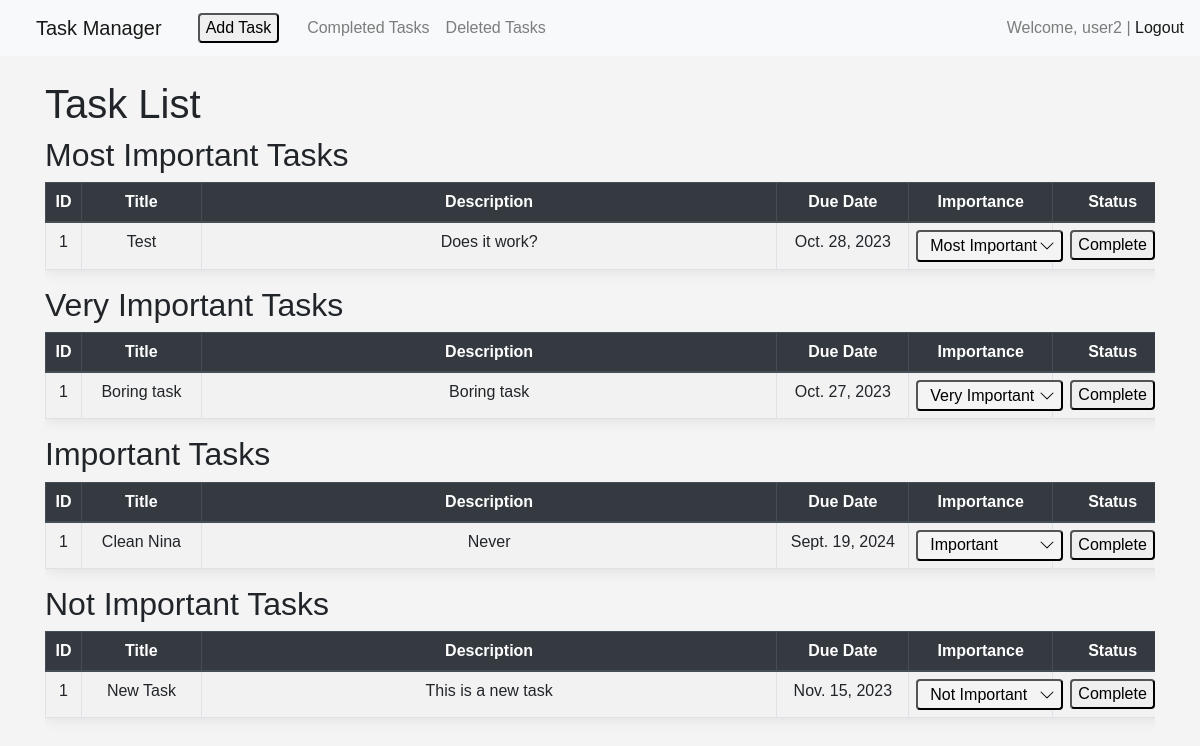
Screenshot of / (signed in) with the database file from the repository.
### tasks/models.py (models this page shows, shortened)
class Task(models.Model):
    STATUS_CHOICES = (
        ('Incomplete', 'Incomplete'),
        ('Complete', 'Complete'),
    )
    IMPORTANCE_CHOICES = [
        ('most_important', 'Most Important'),
        ('very_important', 'Very Important'),
        ('important', 'Important'),
        ('not_important', 'Not Important'),
    ]
    user = models.ForeignKey(User, on_delete=models.CASCADE)
    title = models.CharField(max_length=64)
    description = models.TextField()
    created_at = models.DateTimeField(auto_now_add=True)
    due_date = models.DateField()
    status = models.CharField(max_length=20, choices=STATUS_CHOICES, default='Incomplete')
    importance = models.CharField(
        max_length=20,
        choices=IMPORTANCE_CHOICES,
        default='not_important'
    )
    is_deleted = models.BooleanField(default=False)
    class Meta:
        app_label = 'tasks'

### tasks/views.py (the view, shortened to what this page needs)
# urls.py: path('', views.task_list, name='task_list'),
@login_required
def task_list(request):
    filters = {'user': request.user, 'status': 'Incomplete', 'is_deleted': False}
    most_important_tasks = Task.objects.filter(**filters, importance='most_important').order_by('due_date')
    very_important_tasks = Task.objects.filter(**filters, importance='very_important').order_by('due_date')
    important_tasks = Task.objects.filter(**filters, importance='important').order_by('due_date')
    not_important_tasks = Task.objects.filter(**filters, importance='not_important').order_by('due_date')
    task_categories = {
        'most_important_tasks': most_important_tasks,
        'very_important_tasks': very_important_tasks,
        'important_tasks': important_tasks,
        'not_important_tasks': not_important_tasks
    }
    return render(request, 'tasks/task_list.html', {'task_categories': task_categories})

### tasks/templates/tasks/task_list.html
{% extends "tasks/layout.html" %}
{% block content %}
<h1>Task List</h1>
<div class="active-tasks">
    <div class="most-important-tasks">
        <h2>Most Important Tasks</h2>
        {% include 'tasks/task_table.html' with tasks=task_categories.most_important_tasks %}
    </div>
    <div class="very-important-tasks">
        <h2>Very Important Tasks</h2>
        {% include 'tasks/task_table.html' with tasks=task_categories.very_important_tasks %}
    </div>
    <div class="important-tasks">
        <h2>Important Tasks</h2>
        {% include 'tasks/task_table.html' with tasks=task_categories.important_tasks %}
    </div>
    <div class="not-important-tasks">
        <h2>Not Important Tasks</h2>
        {% include 'tasks/task_table.html' with tasks=task_categories.not_important_tasks %}
    </div>
</div>
{% endblock %}

### tasks/templates/tasks/layout.html (shortened to what this page needs)
<!DOCTYPE html>
<html lang="en">
<head>
    <link href="https://maxcdn.bootstrapcdn.com/bootstrap/4.5.2/css/bootstrap.min.css" rel="stylesheet">
    {% load static %}
    <link rel="stylesheet" href="{% static 'tasks/styles.css' %}">
</head>
<body>
    <nav class="navbar navbar-expand-lg navbar-light bg-light">
        <a class="navbar-brand" href="{% url 'task_list' %}">Task Manager</a>
        {% if not hide_add_task %}
        <form class="add-btn" method="post" action="{% url 'add_task' %}">
            <button type="submit">Add Task</button>
        </form>
        {% endif %}
        <div class="collapse navbar-collapse" id="navbarNavDropdown">
            {% if user.is_authenticated %}
                <ul class="navbar-nav mr-auto">
                    <li class="nav-item">
                        <a class="nav-link" href="{% url 'completed_tasks' %}">Completed Tasks</a>
                    </li>
                    <li class="nav-item">
                        <a class="nav-link" href="{% url 'deleted_tasks' %}">Deleted Tasks</a>
                    </li>
                </ul>
            {% endif %}
            <div class="navbar-text">
                {% if user.is_authenticated %}
                Welcome, {{ user.username }} |
                <a href="{% url 'logout' %}">Logout</a>
                {% else %}
                <a href="{% url 'login' %}">Sign In</a> |
                <a href="{% url 'register' %}">Register</a>
                {% endif %}
            </div>
        </div>
    </nav>
    <main class="container mt-4">
        {% block content %}
        {% endblock content %}
    </main>
</body>

### tasks/templates/tasks/task_table.html (shortened to what this page needs)
<div class="scrollable-container">
    <table class="table table-striped table-bordered table-hover">
        <thead class="thead-dark">
            <tr>
                <th class="col-id">ID</th>
                <th class="col-title">Title</th>
                <th class="col-description">Description</th>
                <th class="col-due-date">Due Date</th>
                <th class="col-importance">Importance</th>
                <th class="col-status">Status</th>
            </tr>
        </thead>
        <tbody>
            {% for task in tasks %}
            <tr>
                <td>{{ forloop.counter }}</tstyle="white-space: nowrap;"d>
                <td style="word-break: keep-all; white-space: pre-wrap;">{{ task.title }}</td>
                <td style="word-break: keep-all; white-space: pre-wrap;">{{ task.description }}</td>
                <td>{{ task.due_date }}</td>
                <td>
                    <select class="importance-select" data-id="{{ task.id }}">
                        {% for value, display_name in task.IMPORTANCE_CHOICES %}
                            <option value="{{ value }}" {% if task.importance == value %}selected{% endif %}>{{ display_name }}</option>
                        {% endfor %}
                    </select>
                </td>
                <td>
                    {% if task.is_deleted %}
                        <button class="restore-btn" data-id="{{ task.id }}">Restore</button>
                    {% else %}
                        {% if task.status == "Complete" %}
                            <button class="complete-btn" data-id="{{ task.id }}">Incomplete</button>
                        {% else %}
                            <button class="complete-btn" data-id="{{ task.id }}">Complete</button>
                        {% endif %}
                    {% endif %}
                </td>
            </tr>
            {% endfor %}
        </tbody>
    </table>
</div>

### tasks/static/tasks/styles.css (style rules this page uses)
body { font-family: 'Arial', sans-serif; background-color: #f4f4f4; }
.table { background-color: #ffffff; box-shadow: 0px 0px 15px rgba(0,0,0,0.1); width: 100%; min-width: 1200px; }
table { width: 100%; table-layout: fixed; }
table td, table th { overflow-wrap: break-word; word-wrap: break-word; word-break: break-all; text-align: center; vertical-align: middle; }
button { border-radius: .25rem; margin: 0; }
.importance-select { appearance: none; -webkit-appearance: none; -moz-appearance: none; background-position: right 6px center; background-repeat: no-repeat; background-color: #f4f4f4; color: black; padding-left: .75rem; padding-right: 1.5rem; padding-top: .1rem; padding-bottom: .1rem; border: 2px outset buttonborder; width: auto; height: auto; display: inline-block; font-size: 1rem; border-color: buttonborder; border-radius: .25rem; line-height: 1.5; }
.importance-select option { background-color: #f4f4f4; color: black; padding: 8px 10px; }
.add-btn { margin-right: 20px; margin-left: 20px; }
.navbar-brand { margin-left: 20px; }
.col-id { width: 3%; }
.col-title { width: 10%; }
.col-description { width: 48%; }
.col-due-date { width: 11%; }
.col-importance { width: 12%; }
.col-status { width: 10%; }
table th, table td { padding: 7px 7px; }
.table th, .table td { padding: 7px 7px; }
.scrollable-container { overflow-x: auto; }
table td, table th { word-wrap: normal; word-break: normal; }

### rows the page displays
Task: title "Test", description "Does it work?", due_date "Oct. 28, 2023", importance+id "Most Important"
Task: title "Boring task", description "Boring task", due_date "Oct. 27, 2023", importance+id "Very Important"
Task: title "Clean Nina", description "Never", due_date "Sept. 19, 2024", importance+id "Important"
Task: title "New Task", description "This is a new task", due_date "Nov. 15, 2023", importance+id "Not Important"

### other values shown
{{ user.username }} "user2"
